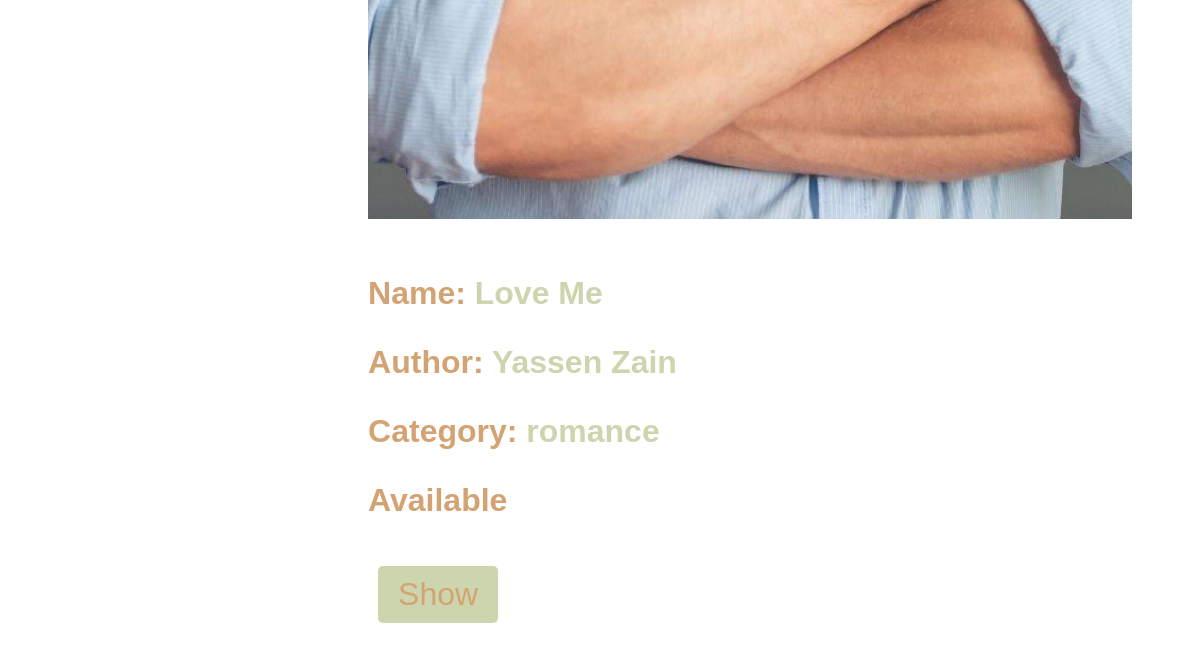
/libadmin/ShowBooks/ (lower part), run on an earlier commit of the app's database.
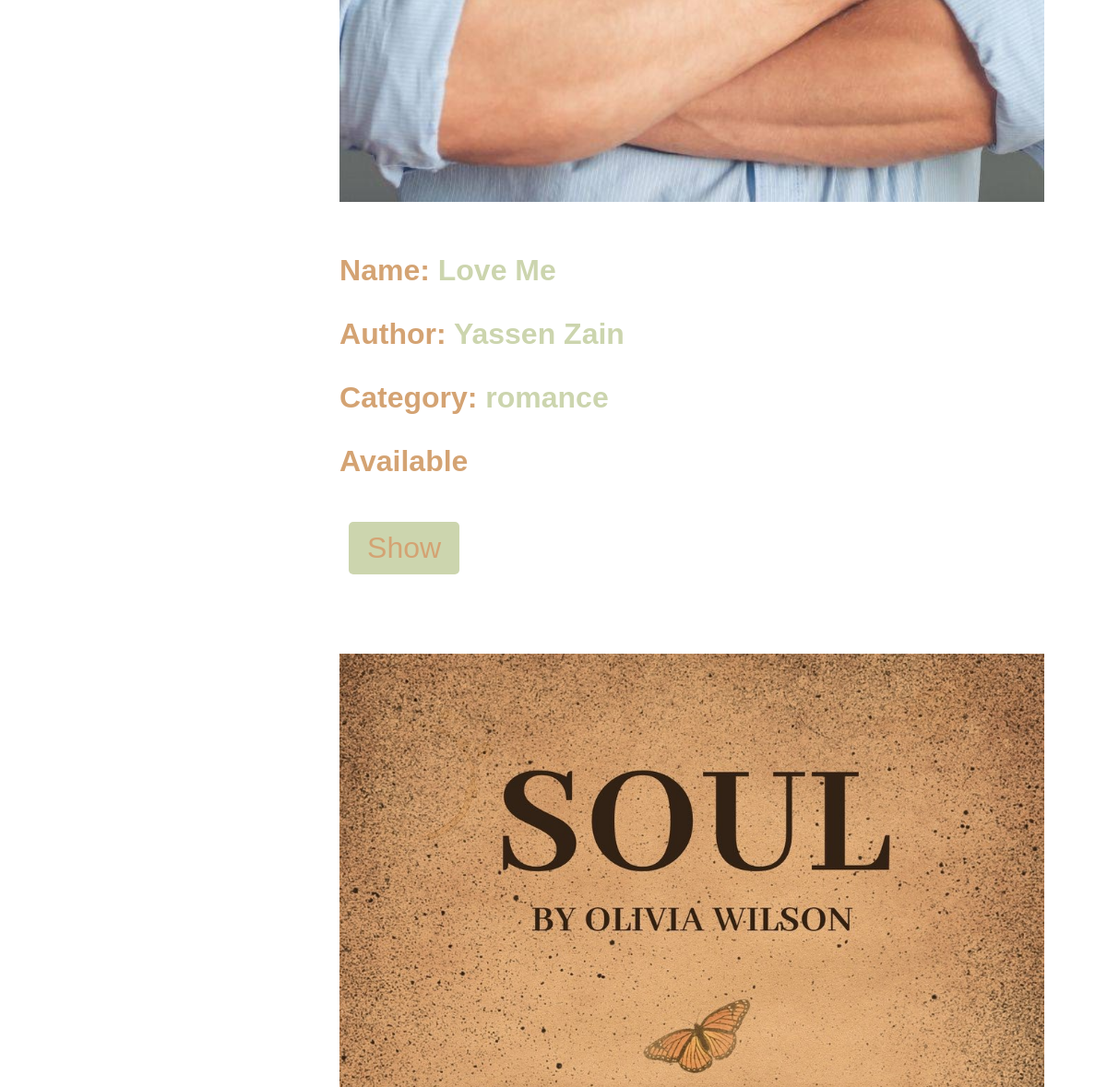
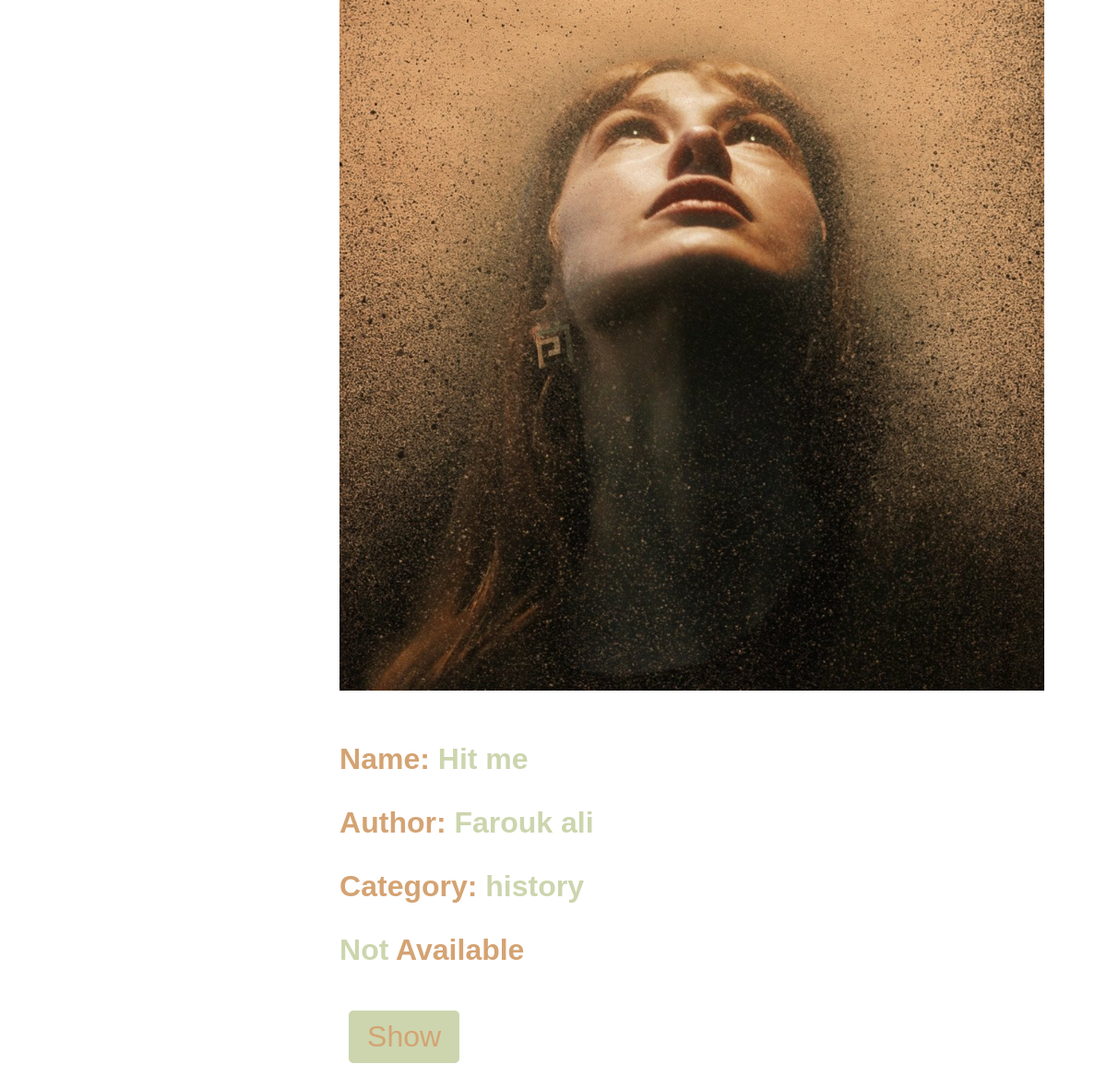
And on a later commit of the database (2 pictures, top to bottom).
### Controlling/models.py (models this page shows, shortened)
class Book(models.Model):
    Id = models.PositiveIntegerField(primary_key=True)
    Title = models.CharField(max_length=50)
    Author = models.CharField(max_length=50)
    Category = models.CharField(max_length=50,null=True)
    Description = models.TextField()
    Available = models.BooleanField(default=False)
    Cover = models.ImageField(upload_to='static/Covers-%y-%m-%d')
    BorrowingNumber = models.IntegerField(default=0)

### AdminSide/views.py (the view)
# urls.py: path("ShowBooks/" , views.ShowBooks , name="ShowBooks"),
def ShowBooks(request):
    context = {
        'Title':'Show Books',
        'Books' : Book.objects.all()
    }
    return render(request , 'admin/ShowBooks.html',context)

### templates/admin/ShowBooks.html (shortened to what this page needs)
{% load static %}
<!DOCTYPE html>
<html lang="en">
<head>
    <link rel="stylesheet" href="{% static 'css/Main.css' %}">
</head>
<body>
    <section class="Books">
        {% for Book in Books %}
            <div>
                <div>
                    <img src="{{Book.Cover.url}}">
                </div>
                <div>
                    <h3>
                        Name: <span> {{Book.Title}} </span>
                    </h3>
                    <h3>
                        Author: <span> {{Book.Author}} </span>
                    </h3>
                    <h3>
                        Category: <span> {{Book.Category}} </span>
                    </h3>
                    <h3>
                        <span> {% if Book.Available %} {% else %} Not {% endif %} </span> Available
                    </h3>
                    <button>
                        <a target="_blank" href="{% url 'ShowBook' %}" class="ShowBook">Show</a>
                    </button>
                </div>
            </div>
        {% endfor %}
    </section>
</body>
</html>

What changed in the data, as far as the page shows it:
added Book: Cover (picture), Title "Hit me", Author "Farouk ali", Category "history", Available "Not"
